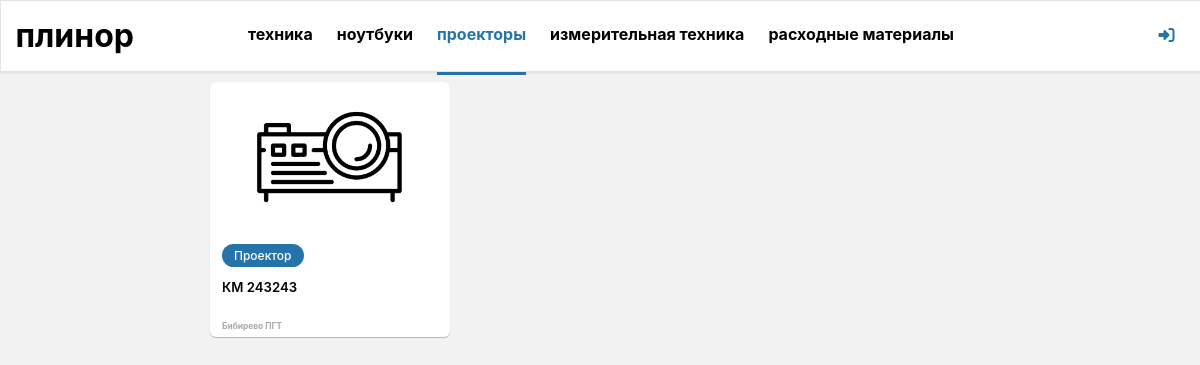
Before: /main/them/2 with the older database file.
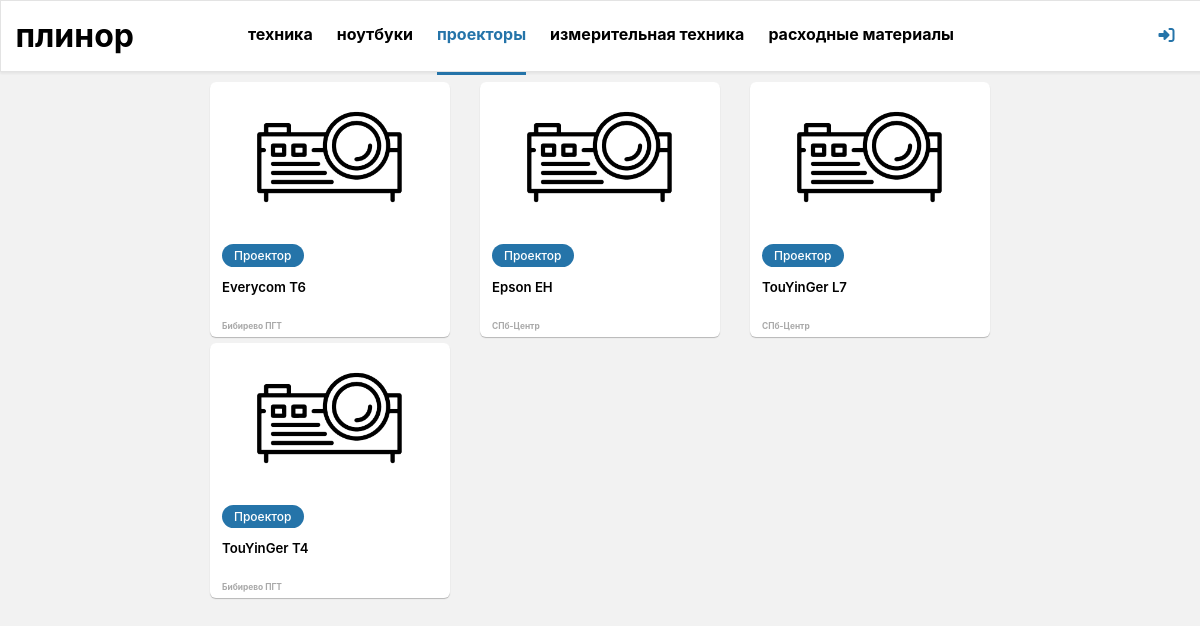
After: the same page with the newer database file.
### tables this page shows
CREATE TABLE `technic` (
  `id` int(11) NOT NULL,
  `inv_id` text NOT NULL,
  `model_full` text NOT NULL,
  `model_short` text NOT NULL,
  `serial_id` text NOT NULL,
  `model_opt` text,
  `model_cond` text,
  `stg_name` text NOT NULL,
  `model_work` int(11) NOT NULL,
  `model_reserve` int(11) NOT NULL,
  `amount` int(11) NOT NULL DEFAULT '1',
  `photo_gall` text,
  `typ` int(11) NOT NULL
);

### bizz/bootstrap.php (called while the page is built, shortened)
<?php
require_once 'core/model.php';
require_once 'core/route.php';
spl_autoload_register(function ($class) {
    if (!class_exists($class)) {
        $class="bizz/model/".strtolower($class).".php";
        return true;
    }
});
Route::start($routes);

### bizz/core/model.php (called while the page is built, shortened)
<?php
class Model
{
    function __construct()
    {
        $this->db = new MySQL("localhost", "root","root","plinor");
    }
}

### bizz/view/view_form.php (called while the page is built)
<?php
include "bizz/view/view_hat.php";
include "bizz/view/view_menu.php";
include "bizz/view/$content_view";

### bizz/core/view.php (called while the page is built)
<?php
class View
{
    function generate($content_view, $template_view, $data = null)
    {
        include 'bizz/view/'.$template_view;
    }
}

### bizz/controler/controller_main.php (called while the page is built, shortened)
<?php
class Controller_Main extends Controller
{
    var $model_main=NULL;
    public function __construct($way)
    {
        $this->model_main = new Model_main();
    }
    function action_them(){
        $data=$this->model_main->model_load($this->way[START_POSITION + 2],0);
        $data['them']=$this->way[START_POSITION + 2];
        $this->view->generate('view_main.php', 'view_form.php',$data);
    }
}

### index.php (called while the page is built, shortened)
<?php
$routes = explode('/', $_SERVER['SERVER_NAME'].$_SERVER['REQUEST_URI']);
require_once 'bizz/bootstrap.php';

### bizz/model/model_main.php (called while the page is built, shortened)
<?php
class Model_main extends Model
{
    public function model_load($tag,$where)
    {
        $cond='';
        if($tag!=0){
            $cond = "WHERE typ=" . $tag;
        }
        $result[0] = $this->db->query("SELECT * FROM technic $cond");
        return $result;
    }
}

### bizz/core/MySQL.php (called while the page is built)
<?php
class MySQL extends mysqli
{
    public static $request=array();
    public  function query($req,$resultmode = MYSQLI_STORE_RESULT){
        array_unshift(self::$request,$req);
        return parent::query($req);
    }
}

### bizz/view/view_main.php (the view, shortened to what this page needs)
<article class="landing_main">
    <?php foreach ($data[0] as $value):?>
            <div class="soft_news_cont">
                <a href="<?php echo URL_BASE;?>/article/index/<?php echo $value['id']; ?>">
                    <div class="single_new">
                        <div class="single_img">
                            <img src="
                            <?php
                            switch($value['typ']){
                                case 2: echo URL_BASE."/pic/orig/proector.png";break;
                            }
                            ?>
                            ">
                        </div>
                        <div class="news_text">
                                <div class="news_tags">
                                    <?php
                                    switch($value['typ']){
                                        case 2: echo "Проектор";break;
                                    }
                                    ?>
                                </div>
                            <div class="news_name">
                                <?php echo $value['model_short']; ?>
                            </div>
                            <div class="news_date">
                                <?php echo $value['stg_name']; ?>
                            </div>
                        </div>
                    </div>
                </a>
            </div>
    <?php endforeach;?>
</article>

### bizz/core/route.php (shortened to what this page needs)
<?php
class Route
{
    static function start($routes)
    {
        $action_name='index';
        if ( !empty($routes[START_POSITION+1]) )
        {
            $action_name = $routes[START_POSITION+1];
        }
        $action_name = 'action_'.$action_name;
        $controller = new $controller_name($routes);
        $action = $action_name;
        if(method_exists($controller, $action))
        {
            $controller->$action();
        }
        else
        {
            Route::ErrorPage404(URL_BASE);
        }
    }
}

### bizz/view/view_hat.php (shortened to what this page needs)
<!DOCTYPE HTML>
<html>
<head>
    <link rel="stylesheet" type="text/css" href="<?php echo URL_BASE;?>/css/landing.css">
    <link rel="stylesheet" type="text/css" href="<?php echo URL_BASE;?>/css/enter.css">
    <link rel="stylesheet" type="text/css" href="<?php echo URL_BASE;?>/css/menu.css">
    <link rel="stylesheet" type="text/css" href="<?php echo URL_BASE;?>/css/article.css">
    <link rel="stylesheet" type="text/css" href="<?php echo URL_BASE;?>/css/art_man.css">
    <link rel="stylesheet" type="text/css" href="<?php echo URL_BASE;?>/css/list.css">
    <link rel="stylesheet" type="text/css" href="<?php echo URL_BASE;?>/css/cabinet.css">
    <link rel="stylesheet" type="text/css" href="<?php echo URL_BASE;?>/css/mail.css">
</head>
<body>

### bizz/view/view_menu.php (shortened to what this page needs)
<header>
    <div class="nav_menu">
        <div class="nav_logo nav_edge">
            <a href="<?php echo URL_BASE;?>/main">плинор</a>
        </div>
        <div class="nav_tag">
                <a href="<?php echo URL_BASE;?>/main" class="nav_one <?php if($data['them']==null): echo "main"; endif;?>">техника</a>
                <a href="<?php echo URL_BASE;?>/main/them/1" class="nav_one <?php if($data['them']==1): echo "main"; endif;?>">ноутбуки</a>
                <a href="<?php echo URL_BASE;?>/main/them/2" class="nav_one <?php if($data['them']==2): echo "main"; endif;?>">проекторы</a>
                <a href="<?php echo URL_BASE;?>/main/them/3" class="nav_one <?php if($data['them']==3): echo "main"; endif;?>">измерительная техника</a>
                <a href="<?php echo URL_BASE;?>/main/them/4" class="nav_one <?php if($data['them']==4): echo "main"; endif;?>">расходные материалы</a>
        </div>
        <div class="nav_setting nav_edge">
                <?php if(isset($_SESSION['RULES'])&&($_SESSION['RULES']!="")):?>
                    <a href="<?php echo URL_BASE;?>/enter/exit" class="nav_one">
                        <i class="fas fa-sign-out-alt"></i>
                    </a>
                <?php else:?>
                    <a href="<?php echo URL_BASE;?>/enter" class="nav_one">
                        <i class="fas fa-sign-in-alt"></i>
                    </a>
                <?php endif;?>
        </div>
    </div>
</header>

### css/landing.css (style rules this page uses)
html { height: 100%; margin: 0; padding: 0; }
article { margin: 0 auto; margin-top: 70px; position: relative; width: 65vw; padding: 0.5vw 1vw; display: flex; flex-direction: column; font-family: -apple-system, BlinkMacSystemFont, "Segoe UI", Roboto, "Helvetica Neue", Arial, "Noto Sans", serif; height: 100%; }
article div { margin: 0.5vw 0vw 0 0; }
.landing_main { display: flex; flex-direction: row; flex-wrap: wrap; justify-content: space-between; }
.soft_news_cont { display: flex; flex-direction: row; justify-content: space-between; justify-items: center; }
.single_new { border-radius: 6px; width: 20vw; height: auto; position: relative; box-shadow: 0px 1px 1px rgba(0, 0, 0, 0.25); background: white; margin-top: 0; }
.single_img { width: 100%; height: 12.5vw; text-align: center; position: relative; padding: 0; margin-top: 0; }
.single_img img { width: auto; max-width: 100%; height: 100%; }
a { font-weight: 700; text-decoration: none; color: black; }
.news_text { padding: 0vw 1vw 0.5vw 1vw; }
.news_tags { background-color: #2574A9; border-radius: 20px; color: white; padding-top: 4px; padding-bottom: 4px; padding-left: 12px; padding-right: 12px; font-family: -apple-system, BlinkMacSystemFont, "Segoe UI", Roboto, "Helvetica Neue", Arial, "Noto Sans", serif; font-weight: 500; font-size: 9pt; display: inline-block; }
.news_name { font-family: -apple-system, BlinkMacSystemFont, "Segoe UI", Roboto, "Helvetica Neue", Arial, "Noto Sans", serif; margin-top: 1vw; font-weight: 600; font-size: 1.1vw; height: 2vw; }
.news_date { font-family: -apple-system, BlinkMacSystemFont, "Segoe UI", Roboto, "Helvetica Neue", Arial, "Noto Sans", serif; font-size: 0.7vw; color: darkgray; margin-top: 1.5vw; }

### css/menu.css (style rules this page uses)
body { font-family: PF Regal, PF Regal Text Pro, Georgia, serif; margin: 0 0; background: rgb(242, 242, 242); overflow-x: hidden; }
header { font-family: -apple-system, BlinkMacSystemFont, "Segoe UI", Roboto, "Helvetica Neue", Arial, "Noto Sans", serif; font-weight: 700; text-decoration: none; position: relative; }
.nav_menu { width: 97.6vw; height: 60px; display: flex; flex-direction: row; align-items: center; padding: 0.5vh 1.2vw 0.5vw 1.2vw; color: #2574A9; position: fixed; top: 0; z-index: 300; background: #FFFFFF; border: 0.5px solid #E3E3E3; box-shadow: 0px 2px 2px rgba(0, 0, 0, 0.05); }
.nav_logo { height: inherit; display: flex; flex-direction: row; align-items: inherit; }
.nav_logo a { font-family: -apple-system, BlinkMacSystemFont, "Segoe UI", Roboto, "Helvetica Neue", Arial, "Noto Sans", serif; font-size: 24pt; color: black; }
.nav_tag { margin: 0 auto; position: relative; display: flex; flex-direction: row; justify-content: space-around; height: inherit; text-align: center; align-items: inherit; }
.nav_setting { display: flex; flex-direction: row; height: inherit; align-items: inherit; position: relative; justify-content: flex-end; }
.nav_setting a { text-align: center; margin-right: 1vw; font-size: 16px; color: #2574A9; }
.nav_tag a { margin: 1vw; color: black; border-bottom: 3px solid transparent; padding-top: 29px; padding-bottom: 28px; }
.nav_tag .main { border-bottom: 3px solid #2574A9; color: #2574A9; }
.nav_one { color: white; text-decoration: none; }
.nav_edge { width: 18vw; }

Changed rows visible on the page:
no longer on this page (row edited): technic: typ "Проектор", model_short "КМ 243243", stg_name "Бибирево ПГТ"
added technic: typ "Проектор", model_short "Everycom T6", stg_name "Бибирево ПГТ"
added technic: typ "Проектор", model_short "Epson EH", stg_name "СПб-Центр"
added technic: typ "Проектор", model_short "TouYinGer L7", stg_name "СПб-Центр"
added technic: typ "Проектор", model_short "TouYinGer T4", stg_name "Бибирево ПГТ"
